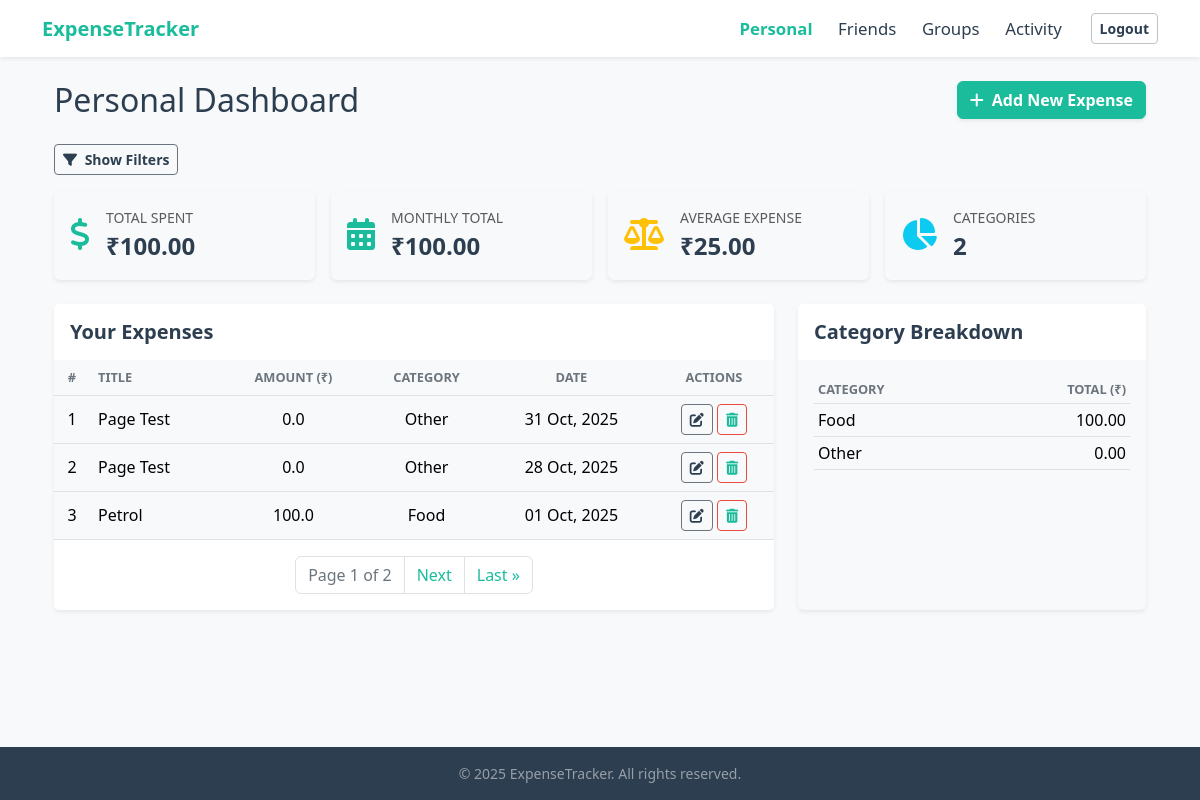
/tracker/personal/ (signed in), run on the app's committed database.
### tracker/models.py (models this page shows, shortened)
class Expense(models.Model):
    user = models.ForeignKey(UserRegistration, on_delete=models.CASCADE)
    title = models.CharField(max_length=200)
    amount = models.FloatField()
    category = models.CharField(max_length=50)
    date = models.DateField()
    description = models.TextField(blank=True, null=True)

### tracker/views.py (the view)
# urls.py: path('personal/', views.personal_dashboard, name='personal_dashboard'),
@never_cache
def personal_dashboard(request):
    user_id = request.session.get('user_id')
    if 'username' not in request.session:
        messages.error(request, "Please log in to access this page.")
        return redirect('login')
    expenses = Expense.objects.filter(user_id=request.session['user_id']).order_by('-date')
    search_query = request.GET.get('search', '')
    category_filter = request.GET.get('category', '')
    sort_by = request.GET.get('sort_by', '')
    if search_query:
        expenses = expenses.filter(title__icontains=search_query)
    if category_filter:
        expenses = expenses.filter(category=category_filter)
    if sort_by == 'amount_asc':
        expenses = expenses.order_by('amount')
    elif sort_by == 'amount_desc':
        expenses = expenses.order_by('-amount')
    else:
        expenses = expenses.order_by('-date')  # Default sorting by date descending
    total_spent = expenses.aggregate(total = Sum('amount'))['total'] or 0
    avg_spent = expenses.aggregate(avg=Avg('amount'))['avg'] or 0
    current_month = datetime.now().month
    current_year = datetime.now().year
    monthly_expenses = expenses.filter(date__month =current_month, date__year=current_year)
    monthly_total = monthly_expenses.aggregate(total=Sum('amount'))['total'] or 0
    category_totals = expenses.values('category').annotate(total=Sum('amount')).order_by('-total')
    paginator = Paginator(expenses, 3) # Show 7 expenses per page
    page_number = request.GET.get('page')
    expenses_page_obj = paginator.get_page(page_number)
    context = {
        'expenses_page_obj': expenses_page_obj,
        'username': request.session.get('username'),
        'total_spent': total_spent,
        'avg_spent': avg_spent,
        'monthly_total': monthly_total,
        'category_totals': category_totals,
        'search_query': search_query,
        'category_filter': category_filter,
        'sort_by': sort_by,
    }
    return render(request, 'tracker/personal.html', context)

### tracker/templates/tracker/personal.html (shortened to what this page needs)
{% extends 'tracker/base.html' %}
{% load static %}
{% block content %}
<link rel="stylesheet" href="{% static 'tracker/css/custom.css' %}">
<div class="container py-4">
    <div class="d-flex justify-content-between align-items-center mb-4">
        <h2 class="mb-0 fw-light">Personal Dashboard</h2>
        <a href="{% url 'add_expense' %}" class="btn btn-primary shadow-sm">
            <i class="fas fa-plus me-1"></i> Add New Expense
        </a>
    </div>
    <button class="btn btn-outline-secondary btn-sm mb-3" type="button" data-bs-toggle="collapse" data-bs-target="#filterCollapse" aria-expanded="false" aria-controls="filterCollapse">
        <i class="fas fa-filter me-1"></i> Show Filters
    </button>
    <div class="row row-cols-1 row-cols-md-2 row-cols-lg-4 g-3 mb-4">
        <div class="col">
            <div class="card h-100 shadow-sm border-0">
                <div class="card-body d-flex align-items-center">
                    <div class="me-3"><i class="fas fa-dollar-sign fa-2x text-primary"></i></div>
                    <div>
                        <div class="text-muted small text-uppercase">Total Spent</div>
                        <div class="fs-4 fw-bold">₹{{ total_spent|floatformat:2 }}</div>
                    </div>
                </div>
            </div>
        </div>
        <div class="col">
            <div class="card h-100 shadow-sm border-0">
                <div class="card-body d-flex align-items-center">
                    <div class="me-3"><i class="fas fa-calendar-alt fa-2x text-success"></i></div>
                    <div>
                        <div class="text-muted small text-uppercase">Monthly Total</div>
                        <div class="fs-4 fw-bold">₹{{ monthly_total|floatformat:2 }}</div>
                    </div>
                </div>
            </div>
        </div>
        <div class="col">
            <div class="card h-100 shadow-sm border-0">
                <div class="card-body d-flex align-items-center">
                    <div class="me-3"><i class="fas fa-balance-scale fa-2x text-warning"></i></div>
                    <div>
                        <div class="text-muted small text-uppercase">Average Expense</div>
                        <div class="fs-4 fw-bold">₹{{ avg_spent|floatformat:2 }}</div>
                    </div>
                </div>
            </div>
        </div>
        <div class="col">
            <div class="card h-100 shadow-sm border-0">
                <div class="card-body d-flex align-items-center">
                    <div class="me-3"><i class="fas fa-chart-pie fa-2x text-info"></i></div>
                    <div>
                        <div class="text-muted small text-uppercase">Categories</div>
                        <div class="fs-4 fw-bold">{{ category_totals|length }}</div>
                    </div>
                </div>
            </div>
        </div>
    </div>
    <div class="row g-4">
        <div class="col-lg-8">
            <div class="card shadow-sm border-0 h-100">
                <div class="card-header bg-white border-0 py-3"><h5 class="mb-0">Your Expenses</h5></div>
                <div class="card-body p-0">
                    <div class="table-responsive">
                        <table class="table table-hover align-middle mb-0">
                            <thead class="text-center">
                                <tr>
                                    <th style="width: 5%;">#</th>
                                    <th class="text-start">Title</th>
                                    <th>Amount (₹)</th>
                                    <th>Category</th>
                                    <th>Date</th>
                                    <th style="width: 120px;">Actions</th>
                                </tr>
                            </thead>
                            <tbody>
                                {% if expenses_page_obj %}
                                    {% for expense in expenses_page_obj %}
                                        <tr class="text-center">
                                            <td>{{ expenses_page_obj.start_index|add:forloop.counter0 }}</td>
                                            <td class="text-start">{{ expense.title }}</td>
                                            <td>{{ expense.amount }}</td>
                                            <td>{{ expense.category }}</td>
                                            <td>{{ expense.date|date:"d M, Y" }}</td>
                                            <td>
                                                <a href="{% url 'edit_expense' expense.id %}" class="btn btn-sm btn-outline-secondary"><i class="fas fa-edit"></i></a>
                                                <a href="{% url 'delete_expense' expense.id %}" class="btn btn-sm btn-outline-danger"><i class="fas fa-trash-alt"></i></a>
                                            </td>
                                        </tr>
                                    {% endfor %}
                                {% else %}
                                    <tr>
                                        <td colspan="6" class="text-center py-5">No expenses found. Add one!</td>
                                    </tr>
                                {% endif %}
                            </tbody>
                        </table>
                    </div>
                </div>
                <div class="card-footer bg-white border-0 py-3">
                    <nav aria-label="Expenses navigation">
                        <ul class="pagination justify-content-center mb-0">
                            <li class="page-item disabled">
                                <span class="page-link">
                                    Page {{ expenses_page_obj.number }} of {{ expenses_page_obj.paginator.num_pages }}
                                </span>
                            </li>
                            {% if expenses_page_obj.has_next %}
                                <li class="page-item">
                                    <a class="page-link" href="?page={{ expenses_page_obj.next_page_number }}&search={{ search_query }}&category={{ category_filter }}&sort_by={{ sort_by }}">Next</a>
                                </li>
                                <li class="page-item">
                                    <a class="page-link" href="?page={{ expenses_page_obj.paginator.num_pages }}&search={{ search_query }}&category={{ category_filter }}&sort_by={{ sort_by }}">Last &raquo;</a>
                                </li>
                            {% endif %}
                        </ul>
                    </nav>
                </div>
            </div>
        </div>
        <div class="col-lg-4">
            <div class="card shadow-sm border-0 h-100">
                <div class="card-header bg-white border-0 py-3"><h5 class="mb-0">Category Breakdown</h5></div>
                <div class="card-body">
                    <table class="table table-sm align-middle">
                        <thead>
                            <tr>
                                <th>Category</th>
                                <th class="text-end">Total (₹)</th>
                            </tr>
                        </thead>
                        <tbody>
                            {% for cat in category_totals %}
                                <tr>
                                    <td>{{ cat.category }}</td>
                                    <td class="text-end">{{ cat.total|floatformat:2 }}</td>
                                </tr>
                            {% empty %}
                                <tr>
                                    <td colspan="2" class="text-center py-4">No expenses yet!</td>
                                </tr>
                            {% endfor %}
                        </tbody>
                    </table>
                </div>
            </div>
        </div>
    </div>
</div>
{% endblock %}

### tracker/static/tracker/css/custom.css (style rules this page uses)
:root { --bs-primary: #1ABC9C !important; --bs-primary-rgb: 26, 188, 156 !important; --bs-primary-darker: #16a085; --bs-danger: #E74C3C; --bs-danger-rgb: 231, 76, 60; --bs-danger-darker: #c0392b; --bs-success: #1ABC9C !important; --bs-success-rgb: 26, 188, 156 !important; --bs-info: #3498db; --bs-warning: #f39c12; --bs-body-color: #2C3E50; --bs-body-bg: #F8F9FA; --bs-light: #F8F9FA; --bs-light-rgb: 248, 249, 250; --bs-dark: #2C3E50; --bs-dark-rgb: 44, 62, 80; --bs-white: #FFFFFF; --bs-white-rgb: 255, 255, 255; --bs-card-border-color: transparent; --bs-card-bg: #FFFFFF; --bs-secondary-text-emphasis: #555; --bs-link-color: var(--bs-primary); --bs-link-hover-color: var(--bs-primary-darker); }
body { color: var(--bs-body-color); background-color: var(--bs-body-bg); }
h1, h2, h3, h4, h5, h6 { color: var(--bs-body-color); font-weight: 600; }
a { color: var(--bs-link-color); text-decoration: none; }
.btn { --bs-btn-color: var(--bs-white); --bs-btn-hover-color: var(--bs-white); --bs-btn-active-color: var(--bs-white); --bs-btn-font-weight: 600; }
.btn-primary { --bs-btn-bg: var(--bs-primary); --bs-btn-border-color: var(--bs-primary); --bs-btn-hover-bg: var(--bs-primary-darker); --bs-btn-hover-border-color: var(--bs-primary-darker); --bs-btn-color: #fff; --bs-btn-hover-color: #fff; }
.btn-outline-secondary { --bs-btn-color: var(--bs-body-color, #2C3E50); --bs-btn-border-color: var(--bs-secondary, #BDC3C7); --bs-btn-hover-color: var(--bs-body-color, #2C3E50); --bs-btn-hover-bg: #e9ecef; --bs-btn-hover-border-color: var(--bs-secondary, #BDC3C7); color: var(--bs-body-color, #2C3E50) !important; }
.btn-outline-danger { --bs-btn-color: var(--bs-danger); --bs-btn-border-color: var(--bs-danger); --bs-btn-hover-bg: var(--bs-danger); --bs-btn-hover-border-color: var(--bs-danger); --bs-btn-hover-color: #fff; }
.card-body a { color: var(--bs-primary); }
.card .pagination .page-link, .container .pagination .page-link { color: var(--bs-primary) !important; border-color: #dee2e6 !important; background-color: var(--bs-white) !important; box-shadow: none !important; }
.card .pagination .page-item.disabled .page-link, .container .pagination .page-item.disabled .page-link { color: #6c757d !important; background-color: var(--bs-white) !important; border-color: #dee2e6 !important; }
.table thead th { color: #6c757d; font-size: 0.8rem; text-transform: uppercase; border-bottom: 1px solid #dee2e6; font-weight: 600; }

### data on the page
Expense: start_index|add "1", title "Page Test", amount "0.0", category "Other", date "31 Oct, 2025"
Expense: start_index|add "2", title "Page Test", amount "0.0", category "Other", date "28 Oct, 2025"
Expense: start_index|add "3", title "Petrol", amount "100.0", category "Food", date "01 Oct, 2025", total "100.00"

### other printed values
{{ total_spent|floatformat:2 }} "100.00"
{{ monthly_total|floatformat:2 }} "100.00"
{{ avg_spent|floatformat:2 }} "25.00"
{{ category_totals|length }} "2"
{{ expenses_page_obj.number }} "1"
{{ expenses_page_obj.paginator.num_pages }} "2"
{{ cat.category }} "Other"
{{ cat.total|floatformat:2 }} "0.00"
